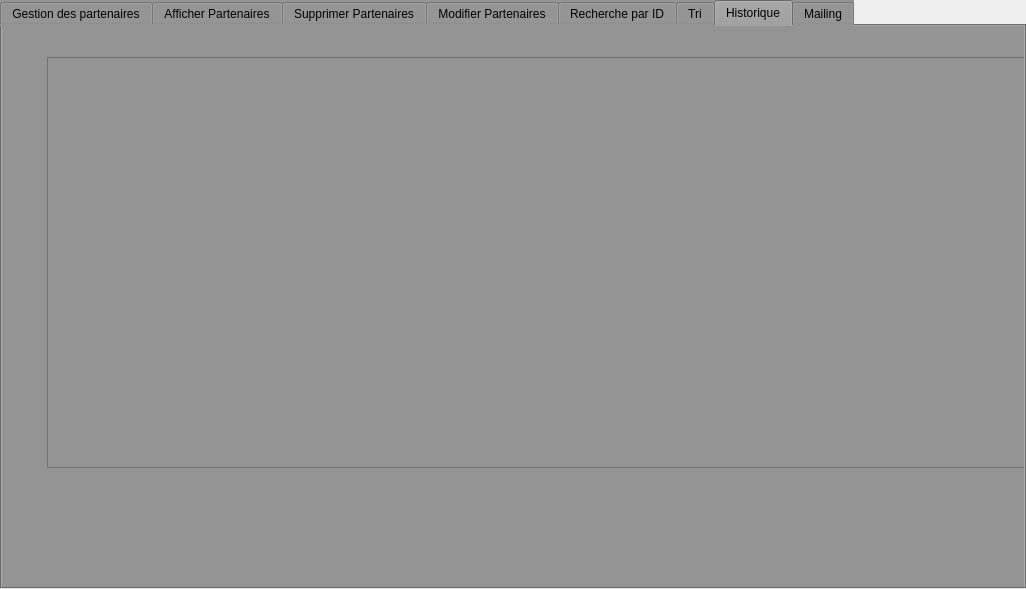
<?xml version="1.0" encoding="UTF-8"?>
<ui version="4.0">
 <class>Partenaire</class>
 <widget class="QDialog" name="Partenaire">
  <property name="geometry">
   <rect>
    <x>0</x>
    <y>0</y>
    <width>1026</width>
    <height>589</height>
   </rect>
  </property>
  <property name="windowTitle">
   <string>Dialog</string>
  </property>
  <widget class="QTabWidget" name="tabWidget">
   <property name="geometry">
    <rect>
     <x>0</x>
     <y>0</y>
     <width>1026</width>
     <height>589</height>
    </rect>
   </property>
   <property name="styleSheet">
    <string notr="true">background-color: rgb(148, 148, 148);</string>
   </property>
   <property name="currentIndex">
    <number>6</number>
   </property>
   <widget class="QWidget" name="tab">
    <attribute name="title">
     <string>Gestion des partenaires</string>
    </attribute>
    <widget class="QGroupBox" name="groupBox">
     <property name="geometry">
      <rect>
       <x>10</x>
       <y>60</y>
       <width>261</width>
       <height>391</height>
      </rect>
     </property>
     <property name="styleSheet">
      <string notr="true">font: 15pt &quot;MS Shell Dlg 2&quot;;</string>
     </property>
     <property name="title">
      <string>les informations</string>
     </property>
     <widget class="QLabel" name="label_2">
      <property name="geometry">
       <rect>
        <x>20</x>
        <y>110</y>
        <width>61</width>
        <height>21</height>
       </rect>
      </property>
      <property name="text">
       <string>Nom :</string>
      </property>
     </widget>
     <widget class="QLabel" name="label_3">
      <property name="geometry">
       <rect>
        <x>20</x>
        <y>150</y>
        <width>101</width>
        <height>21</height>
       </rect>
      </property>
      <property name="text">
       <string>Prenom :</string>
      </property>
     </widget>
     <widget class="QLabel" name="label_4">
      <property name="geometry">
       <rect>
        <x>20</x>
        <y>190</y>
        <width>91</width>
        <height>21</height>
       </rect>
      </property>
      <property name="text">
       <string>salaire :</string>
      </property>
     </widget>
     <widget class="QLabel" name="label_5">
      <property name="geometry">
       <rect>
        <x>20</x>
        <y>240</y>
        <width>101</width>
        <height>21</height>
       </rect>
      </property>
      <property name="text">
       <string>adresse :</string>
      </property>
     </widget>
     <widget class="QLabel" name="label">
      <property name="geometry">
       <rect>
        <x>20</x>
        <y>70</y>
        <width>61</width>
        <height>21</height>
       </rect>
      </property>
      <property name="text">
       <string>Id :</string>
      </property>
     </widget>
     <widget class="QLabel" name="label_6">
      <property name="geometry">
       <rect>
        <x>10</x>
        <y>280</y>
        <width>56</width>
        <height>21</height>
       </rect>
      </property>
      <property name="text">
       <string>Email adresse</string>
      </property>
     </widget>
     <widget class="QLineEdit" name="le_id">
      <property name="geometry">
       <rect>
        <x>100</x>
        <y>70</y>
        <width>113</width>
        <height>22</height>
       </rect>
      </property>
      <property name="text">
       <string/>
      </property>
     </widget>
     <widget class="QLineEdit" name="le_nom">
      <property name="geometry">
       <rect>
        <x>110</x>
        <y>110</y>
        <width>113</width>
        <height>22</height>
       </rect>
      </property>
      <property name="text">
       <string/>
      </property>
     </widget>
     <widget class="QLineEdit" name="le_prenom">
      <property name="geometry">
       <rect>
        <x>120</x>
        <y>150</y>
        <width>113</width>
        <height>22</height>
       </rect>
      </property>
      <property name="text">
       <string/>
      </property>
     </widget>
     <widget class="QLineEdit" name="le_salaire">
      <property name="geometry">
       <rect>
        <x>120</x>
        <y>190</y>
        <width>113</width>
        <height>22</height>
       </rect>
      </property>
     </widget>
     <widget class="QLineEdit" name="le_adresse">
      <property name="geometry">
       <rect>
        <x>130</x>
        <y>240</y>
        <width>113</width>
        <height>22</height>
       </rect>
      </property>
     </widget>
     <widget class="QLineEdit" name="le_mail">
      <property name="geometry">
       <rect>
        <x>100</x>
        <y>280</y>
        <width>113</width>
        <height>22</height>
       </rect>
      </property>
     </widget>
     <widget class="QLabel" name="label_7">
      <property name="geometry">
       <rect>
        <x>10</x>
        <y>320</y>
        <width>101</width>
        <height>20</height>
       </rect>
      </property>
      <property name="text">
       <string>Fonction :</string>
      </property>
     </widget>
     <widget class="QLineEdit" name="le_FONCT">
      <property name="geometry">
       <rect>
        <x>120</x>
        <y>320</y>
        <width>113</width>
        <height>22</height>
       </rect>
      </property>
     </widget>
     <widget class="QLabel" name="label_22">
      <property name="geometry">
       <rect>
        <x>30</x>
        <y>350</y>
        <width>56</width>
        <height>21</height>
       </rect>
      </property>
      <property name="text">
       <string>Tel :</string>
      </property>
     </widget>
     <widget class="QLineEdit" name="le_tel">
      <property name="geometry">
       <rect>
        <x>100</x>
        <y>350</y>
        <width>113</width>
        <height>22</height>
       </rect>
      </property>
     </widget>
    </widget>
    <widget class="QGroupBox" name="groupBox_2">
     <property name="geometry">
      <rect>
       <x>310</x>
       <y>90</y>
       <width>171</width>
       <height>291</height>
      </rect>
     </property>
     <property name="styleSheet">
      <string notr="true">font: 16pt &quot;MS Shell Dlg 2&quot;;</string>
     </property>
     <property name="title">
      <string>CRUD</string>
     </property>
     <widget class="QPushButton" name="pbajouter">
      <property name="geometry">
       <rect>
        <x>10</x>
        <y>130</y>
        <width>141</width>
        <height>41</height>
       </rect>
      </property>
      <property name="text">
       <string>AJOUTER</string>
      </property>
     </widget>
    </widget>
    <widget class="QLabel" name="labelarduino">
     <property name="geometry">
      <rect>
       <x>690</x>
       <y>150</y>
       <width>201</width>
       <height>51</height>
      </rect>
     </property>
     <property name="text">
      <string>z</string>
     </property>
    </widget>
   </widget>
   <widget class="QWidget" name="tab_3">
    <attribute name="title">
     <string>Afficher Partenaires</string>
    </attribute>
    <widget class="QTableView" name="tab_part">
     <property name="geometry">
      <rect>
       <x>50</x>
       <y>30</y>
       <width>431</width>
       <height>411</height>
      </rect>
     </property>
    </widget>
   </widget>
   <widget class="QWidget" name="tab_4">
    <attribute name="title">
     <string>Supprimer Partenaires</string>
    </attribute>
    <widget class="QPushButton" name="sup">
     <property name="geometry">
      <rect>
       <x>300</x>
       <y>120</y>
       <width>93</width>
       <height>28</height>
      </rect>
     </property>
     <property name="text">
      <string>Supprimer</string>
     </property>
    </widget>
    <widget class="QLabel" name="label_8">
     <property name="geometry">
      <rect>
       <x>50</x>
       <y>50</y>
       <width>221</width>
       <height>16</height>
      </rect>
     </property>
     <property name="text">
      <string>Entrer l'ID du partenaire à supprimer</string>
     </property>
    </widget>
    <widget class="QLineEdit" name="le_id_sup">
     <property name="geometry">
      <rect>
       <x>410</x>
       <y>50</y>
       <width>113</width>
       <height>22</height>
      </rect>
     </property>
    </widget>
   </widget>
   <widget class="QWidget" name="tab_2">
    <attribute name="title">
     <string>Modifier Partenaires</string>
    </attribute>
    <widget class="QLineEdit" name="lee_Id">
     <property name="geometry">
      <rect>
       <x>150</x>
       <y>60</y>
       <width>241</width>
       <height>31</height>
      </rect>
     </property>
    </widget>
    <widget class="QLineEdit" name="lee_Nom">
     <property name="geometry">
      <rect>
       <x>150</x>
       <y>180</y>
       <width>241</width>
       <height>31</height>
      </rect>
     </property>
    </widget>
    <widget class="QLineEdit" name="lee_Fonction">
     <property name="geometry">
      <rect>
       <x>150</x>
       <y>300</y>
       <width>241</width>
       <height>31</height>
      </rect>
     </property>
    </widget>
    <widget class="QLineEdit" name="lee_Adresse">
     <property name="geometry">
      <rect>
       <x>150</x>
       <y>430</y>
       <width>241</width>
       <height>31</height>
      </rect>
     </property>
    </widget>
    <widget class="QLineEdit" name="lee_Num">
     <property name="geometry">
      <rect>
       <x>740</x>
       <y>60</y>
       <width>241</width>
       <height>31</height>
      </rect>
     </property>
    </widget>
    <widget class="QLineEdit" name="lee_Prenom">
     <property name="geometry">
      <rect>
       <x>740</x>
       <y>180</y>
       <width>241</width>
       <height>31</height>
      </rect>
     </property>
    </widget>
    <widget class="QLineEdit" name="lee_Salaire">
     <property name="geometry">
      <rect>
       <x>740</x>
       <y>300</y>
       <width>241</width>
       <height>31</height>
      </rect>
     </property>
    </widget>
    <widget class="QLineEdit" name="lee_mail">
     <property name="geometry">
      <rect>
       <x>740</x>
       <y>420</y>
       <width>241</width>
       <height>31</height>
      </rect>
     </property>
    </widget>
    <widget class="QLabel" name="label_9">
     <property name="geometry">
      <rect>
       <x>20</x>
       <y>60</y>
       <width>111</width>
       <height>21</height>
      </rect>
     </property>
     <property name="text">
      <string>ID</string>
     </property>
    </widget>
    <widget class="QLabel" name="label_10">
     <property name="geometry">
      <rect>
       <x>30</x>
       <y>180</y>
       <width>111</width>
       <height>21</height>
      </rect>
     </property>
     <property name="text">
      <string>Nom</string>
     </property>
    </widget>
    <widget class="QLabel" name="label_11">
     <property name="geometry">
      <rect>
       <x>30</x>
       <y>300</y>
       <width>111</width>
       <height>21</height>
      </rect>
     </property>
     <property name="text">
      <string>Fonction</string>
     </property>
    </widget>
    <widget class="QLabel" name="label_12">
     <property name="geometry">
      <rect>
       <x>30</x>
       <y>440</y>
       <width>111</width>
       <height>21</height>
      </rect>
     </property>
     <property name="text">
      <string>Adresse</string>
     </property>
    </widget>
    <widget class="QLabel" name="label_13">
     <property name="geometry">
      <rect>
       <x>620</x>
       <y>60</y>
       <width>111</width>
       <height>21</height>
      </rect>
     </property>
     <property name="text">
      <string>Num</string>
     </property>
    </widget>
    <widget class="QLabel" name="label_14">
     <property name="geometry">
      <rect>
       <x>620</x>
       <y>180</y>
       <width>111</width>
       <height>21</height>
      </rect>
     </property>
     <property name="text">
      <string>Prenom</string>
     </property>
    </widget>
    <widget class="QLabel" name="label_15">
     <property name="geometry">
      <rect>
       <x>620</x>
       <y>310</y>
       <width>111</width>
       <height>21</height>
      </rect>
     </property>
     <property name="text">
      <string>Salaire</string>
     </property>
    </widget>
    <widget class="QLabel" name="label_16">
     <property name="geometry">
      <rect>
       <x>620</x>
       <y>430</y>
       <width>111</width>
       <height>21</height>
      </rect>
     </property>
     <property name="text">
      <string>Mail</string>
     </property>
    </widget>
    <widget class="QPushButton" name="pbupdate">
     <property name="geometry">
      <rect>
       <x>490</x>
       <y>470</y>
       <width>171</width>
       <height>71</height>
      </rect>
     </property>
     <property name="text">
      <string>Update</string>
     </property>
    </widget>
   </widget>
   <widget class="QWidget" name="tab_5">
    <attribute name="title">
     <string>Recherche par ID</string>
    </attribute>
    <widget class="QLabel" name="label_17">
     <property name="geometry">
      <rect>
       <x>180</x>
       <y>80</y>
       <width>321</width>
       <height>16</height>
      </rect>
     </property>
     <property name="text">
      <string>Entrez l'ID du partenaire pour afficher ses coordonnées</string>
     </property>
    </widget>
    <widget class="QPushButton" name="reche">
     <property name="geometry">
      <rect>
       <x>470</x>
       <y>160</y>
       <width>93</width>
       <height>28</height>
      </rect>
     </property>
     <property name="text">
      <string>Rechercher</string>
     </property>
    </widget>
    <widget class="QLineEdit" name="search_id">
     <property name="geometry">
      <rect>
       <x>550</x>
       <y>80</y>
       <width>113</width>
       <height>22</height>
      </rect>
     </property>
    </widget>
    <widget class="QTableView" name="tabView">
     <property name="geometry">
      <rect>
       <x>105</x>
       <y>201</y>
       <width>961</width>
       <height>271</height>
      </rect>
     </property>
    </widget>
    <widget class="QLineEdit" name="search_prenom">
     <property name="geometry">
      <rect>
       <x>880</x>
       <y>80</y>
       <width>113</width>
       <height>22</height>
      </rect>
     </property>
    </widget>
   </widget>
   <widget class="QWidget" name="tab_6">
    <attribute name="title">
     <string>Tri</string>
    </attribute>
    <widget class="QRadioButton" name="TRIID">
     <property name="geometry">
      <rect>
       <x>130</x>
       <y>100</y>
       <width>151</width>
       <height>71</height>
      </rect>
     </property>
     <property name="text">
      <string>Identifiant Partenaire</string>
     </property>
    </widget>
    <widget class="QRadioButton" name="TRINOM">
     <property name="geometry">
      <rect>
       <x>360</x>
       <y>100</y>
       <width>141</width>
       <height>81</height>
      </rect>
     </property>
     <property name="text">
      <string>Nom Partenaire</string>
     </property>
    </widget>
    <widget class="QFrame" name="frame">
     <property name="geometry">
      <rect>
       <x>100</x>
       <y>49</y>
       <width>541</width>
       <height>191</height>
      </rect>
     </property>
     <property name="styleSheet">
      <string notr="true">padding : 5px;
border-raduis:5px;
font-weight:bold;
</string>
     </property>
     <property name="frameShape">
      <enum>QFrame::StyledPanel</enum>
     </property>
     <property name="frameShadow">
      <enum>QFrame::Raised</enum>
     </property>
    </widget>
    <widget class="QTableView" name="tab_part_2">
     <property name="geometry">
      <rect>
       <x>670</x>
       <y>30</y>
       <width>551</width>
       <height>461</height>
      </rect>
     </property>
    </widget>
    <zorder>frame</zorder>
    <zorder>TRIID</zorder>
    <zorder>TRINOM</zorder>
    <zorder>tab_part_2</zorder>
   </widget>
   <widget class="QWidget" name="tab_8">
    <attribute name="title">
     <string>Historique</string>
    </attribute>
    <widget class="QTextBrowser" name="historique">
     <property name="geometry">
      <rect>
       <x>45</x>
       <y>31</y>
       <width>1231</width>
       <height>411</height>
      </rect>
     </property>
    </widget>
   </widget>
   <widget class="QWidget" name="tab_7">
    <attribute name="title">
     <string>Mailing</string>
    </attribute>
    <widget class="QLineEdit" name="em">
     <property name="geometry">
      <rect>
       <x>580</x>
       <y>100</y>
       <width>361</width>
       <height>31</height>
      </rect>
     </property>
     <property name="text">
      <string/>
     </property>
    </widget>
    <widget class="QLabel" name="label_18">
     <property name="geometry">
      <rect>
       <x>460</x>
       <y>90</y>
       <width>111</width>
       <height>41</height>
      </rect>
     </property>
     <property name="text">
      <string>e-mail</string>
     </property>
    </widget>
    <widget class="QPushButton" name="mail">
     <property name="geometry">
      <rect>
       <x>560</x>
       <y>410</y>
       <width>141</width>
       <height>41</height>
      </rect>
     </property>
     <property name="text">
      <string>Envoyer Mail</string>
     </property>
    </widget>
    <widget class="QLineEdit" name="subject">
     <property name="geometry">
      <rect>
       <x>580</x>
       <y>190</y>
       <width>361</width>
       <height>31</height>
      </rect>
     </property>
     <property name="text">
      <string/>
     </property>
    </widget>
    <widget class="QLineEdit" name="body">
     <property name="geometry">
      <rect>
       <x>580</x>
       <y>280</y>
       <width>361</width>
       <height>41</height>
      </rect>
     </property>
     <property name="text">
      <string/>
     </property>
    </widget>
    <widget class="QLabel" name="label_58">
     <property name="geometry">
      <rect>
       <x>460</x>
       <y>180</y>
       <width>111</width>
       <height>41</height>
      </rect>
     </property>
     <property name="text">
      <string>Subject</string>
     </property>
    </widget>
    <widget class="QLabel" name="label_59">
     <property name="geometry">
      <rect>
       <x>460</x>
       <y>280</y>
       <width>111</width>
       <height>41</height>
      </rect>
     </property>
     <property name="text">
      <string>Body</string>
     </property>
    </widget>
   </widget>
  </widget>
 </widget>
 <resources/>
 <connections/>
</ui>
